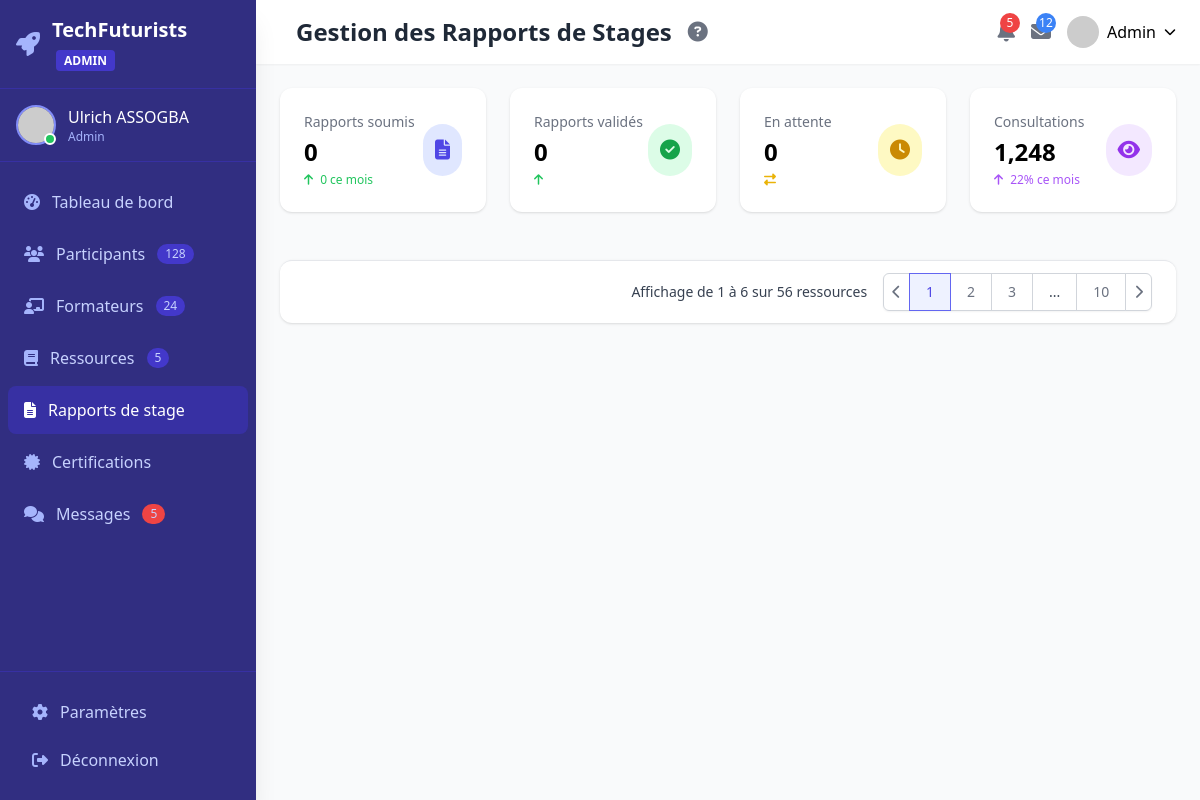
Page /reports/ (signed in) on the committed database.
### app/models/users.py (models this page shows, shortened)
class User(UserMixin, db.Model):
    id = db.Column(db.Integer, primary_key=True)
    email = db.Column(db.String(120), unique=True, nullable=False)
    first_name = db.Column(db.String(64), nullable=False)
    last_name = db.Column(db.String(64), nullable=False)
    password_hash = db.Column(db.String(128), nullable=False)
    role = db.Column(db.Enum(RoleEnum), default=RoleEnum.Participant)
    is_verified = db.Column(db.Boolean, default=False)
    created_at = db.Column(db.DateTime, default=datetime.utcnow)

### app/routes/reports.py (the view)
@bp.route('/')
@token_required
def index(current_user):
    if current_user.role in [RoleEnum.Admin, RoleEnum.Mentor]:
        reports = Report.query.all()
    else:
        reports = Report.query.filter_by(submitted_by=current_user.id).all()
    total_submitted = len(reports)
    total_approved = len([r for r in reports if r.status == ReportStatusEnum.Approved])
    total_in_review = len([r for r in reports if r.status == ReportStatusEnum.InReview])
    current_month = datetime.utcnow().month
    current_year = datetime.utcnow().year
    reports_this_month = Report.query.filter(
        extract('month', Report.submitted_at) == current_month,
        extract('year', Report.submitted_at) == current_year
    ).count()
    return render_template(
        'reports/index.html',
        reports=reports,
        user=current_user,
        total_submitted=total_submitted,
        total_approved=total_approved,
        total_in_review=total_in_review,
        reports_this_month=reports_this_month
    )

### app/models/users.py (called while the page is built)
@login_manager.user_loader
def load_user(user_id):
    return User.query.get(int(user_id))

### app/templates/reports/index.html (shortened to what this page needs)
<!DOCTYPE html>
<html lang="fr">
<head>
    <script src="https://cdn.tailwindcss.com"></script>
    <link rel="stylesheet" href="https://cdnjs.cloudflare.com/ajax/libs/font-awesome/6.4.0/css/all.min.css">
    <link rel="stylesheet" href="{{ url_for('static', filename='css/Admin.css') }}">
</head>
<body class="bg-gray-50 font-sans">
    <div class="flex h-screen overflow-hidden">
        {% include 'partials/sidebar.html' %}
        <div id="mainContent" class="flex-1 flex flex-col overflow-hidden lg:ml-64 transition-all duration-300 ease-in-out">
            {% include 'partials/reports/header.html' %}
            <main class="flex-1 overflow-y-auto p-4 sm:p-6 bg-gray-50">
                {% include 'sections/reports/stats_cards.html' %}
                {% include 'partials/pagination.html' %}
            </main>
        </div>
    </div>
</body>
</html>

### app/templates/partials/sidebar.html (shortened to what this page needs)
<body>
    <div id="sidebar" class="fixed inset-y-0 left-0 z-50 w-64 bg-indigo-900 text-white transition-all duration-300 ease-in-out shadow-xl lg:transform-none">
        <div class="flex flex-col h-full">
            <div class="flex items-center justify-between p-4 border-b border-indigo-800">
                <div class="flex items-center space-x-3">
                    <i class="fas fa-rocket text-2xl text-indigo-300"></i>
                    <span class="logo-text text-xl font-bold">TechFuturists <span class="text-xs bg-indigo-700 px-2 py-0.5 rounded ml-1">ADMIN</span></span>
                </div>
            </div>
            <div class="user-info p-4 flex items-center space-x-3 border-b border-indigo-800">
                <div class="relative">
                    <img src="https://randomuser.me/api/portraits/men/32.jpg" alt="Profile" class="w-10 h-10 rounded-full border-2 border-indigo-400">
                    <span class="absolute bottom-0 right-0 w-3 h-3 bg-green-500 rounded-full border-2 border-white"></span>
                </div>
                <div>
                    <div class="font-medium">{{ user.first_name }} {{ user.last_name }}</div>
                    <div class="text-xs text-indigo-300">{{ user.role.value }}</div>
                </div>
            </div>
            <nav class="flex-1 overflow-y-auto py-4">
                <div class="space-y-1 px-2">
                    <a href="{{url_for('admin.dashboard')}}"
                       class="flex items-center space-x-3 px-4 py-3 hover:bg-indigo-800 rounded-lg {% if request.endpoint == 'admin.dashboard' %}bg-indigo-800 text-white{% else %}text-indigo-200{% endif %} transition">
                        <i class="fas fa-tachometer-alt {% if request.endpoint == 'admin.dashboard' %}text-white{% else %}text-indigo-300{% endif %}"></i>
                        <span class="nav-text">Tableau de bord</span>
                    </a>
                    <a href="{{url_for('participant.list_participants')}}"
                       class="flex items-center space-x-3 px-4 py-3 hover:bg-indigo-800 rounded-lg {% if request.endpoint.startswith('participant.') %}bg-indigo-800 text-white{% else %}text-indigo-200{% endif %} transition">
                        <i class="fas fa-users {% if request.endpoint.startswith('participant.') %}text-white{% else %}text-indigo-300{% endif %}"></i>
                        <span class="nav-text">Participants</span>
                        <span class="ml-auto bg-indigo-700 text-xs px-2 py-0.5 rounded-full">128</span>
                    </a>
                    <a href="#"
                       class="flex items-center space-x-3 px-4 py-3 hover:bg-indigo-800 rounded-lg {% if request.endpoint.startswith('trainer.') %}bg-indigo-800 text-white{% else %}text-indigo-200{% endif %} transition">
                        <i class="fas fa-chalkboard-teacher {% if request.endpoint.startswith('trainer.') %}text-white{% else %}text-indigo-300{% endif %}"></i>
                        <span class="nav-text">Formateurs</span>
                        <span class="ml-auto bg-indigo-700 text-xs px-2 py-0.5 rounded-full">24</span>
                    </a>
                    <a href="{{url_for('resources.index')}}"
                       class="flex items-center space-x-3 px-4 py-3 hover:bg-indigo-800 rounded-lg {% if request.endpoint.startswith('resources.') %}bg-indigo-800 text-white{% else %}text-indigo-200{% endif %} transition">
                        <i class="fas fa-book {% if request.endpoint.startswith('resources.') %}text-white{% else %}text-indigo-300{% endif %}"></i>
                        <span class="nav-text">Ressources</span>
                        <span class="ml-auto bg-indigo-700 text-xs px-2 py-0.5 rounded-full">5</span>
                    </a>
                    <a href="{{url_for('reports.index')}}"
                       class="flex items-center space-x-3 px-4 py-3 hover:bg-indigo-800 rounded-lg {% if request.endpoint.startswith('reports.') %}bg-indigo-800 text-white{% else %}text-indigo-200{% endif %} transition">
                        <i class="fas fa-file-alt {% if request.endpoint.startswith('reports.') %}text-white{% else %}text-indigo-300{% endif %}"></i>
                        <span class="nav-text">Rapports de stage</span>
                    </a>
                    <a href="#"
                       class="flex items-center space-x-3 px-4 py-3 hover:bg-indigo-800 rounded-lg {% if request.endpoint.startswith('certifications.') %}bg-indigo-800 text-white{% else %}text-indigo-200{% endif %} transition">
                        <i class="fas fa-certificate {% if request.endpoint.startswith('certifications.') %}text-white{% else %}text-indigo-300{% endif %}"></i>
                        <span class="nav-text">Certifications</span>
                    </a>
                    <a href="#"
                       class="flex items-center space-x-3 px-4 py-3 hover:bg-indigo-800 rounded-lg {% if request.endpoint.startswith('messages.') %}bg-indigo-800 text-white{% else %}text-indigo-200{% endif %} transition">
                        <i class="fas fa-comments {% if request.endpoint.startswith('messages.') %}text-white{% else %}text-indigo-300{% endif %}"></i>
                        <span class="nav-text">Messages</span>
                        <span class="ml-auto bg-red-500 text-xs px-2 py-0.5 rounded-full">5</span>
                    </a>
                </div>
            </nav>
            <div class="p-4 border-t border-indigo-800">
                <a href="#"
                   class="flex items-center space-x-3 px-4 py-3 hover:bg-indigo-800 rounded-lg {% if request.endpoint.startswith('settings.') %}bg-indigo-800 text-white{% else %}text-indigo-200{% endif %} transition">
                    <i class="fas fa-cog {% if request.endpoint.startswith('settings.') %}text-white{% else %}text-indigo-300{% endif %}"></i>
                    <span class="nav-text">Paramètres</span>
                </a>
                <a href="#"
                    id="logoutButton"
                   class="flex items-center space-x-3 px-4 py-3 hover:bg-indigo-800 rounded-lg text-indigo-200 hover:text-white transition">
                    <i class="fas fa-sign-out-alt text-indigo-300"></i>
                    <span class="nav-text">Déconnexion</span>
                </a>
            </div>
        </div>
    </div>
    </body>

### rows in the picture
User: first_name "Ulrich", last_name "ASSOGBA", role.value "Admin"

### other values in the picture
{{ total_submitted }} "0"
{{ reports_this_month }} "0"
{{ total_approved }} "0"
{{ total_in_review }} "0"
